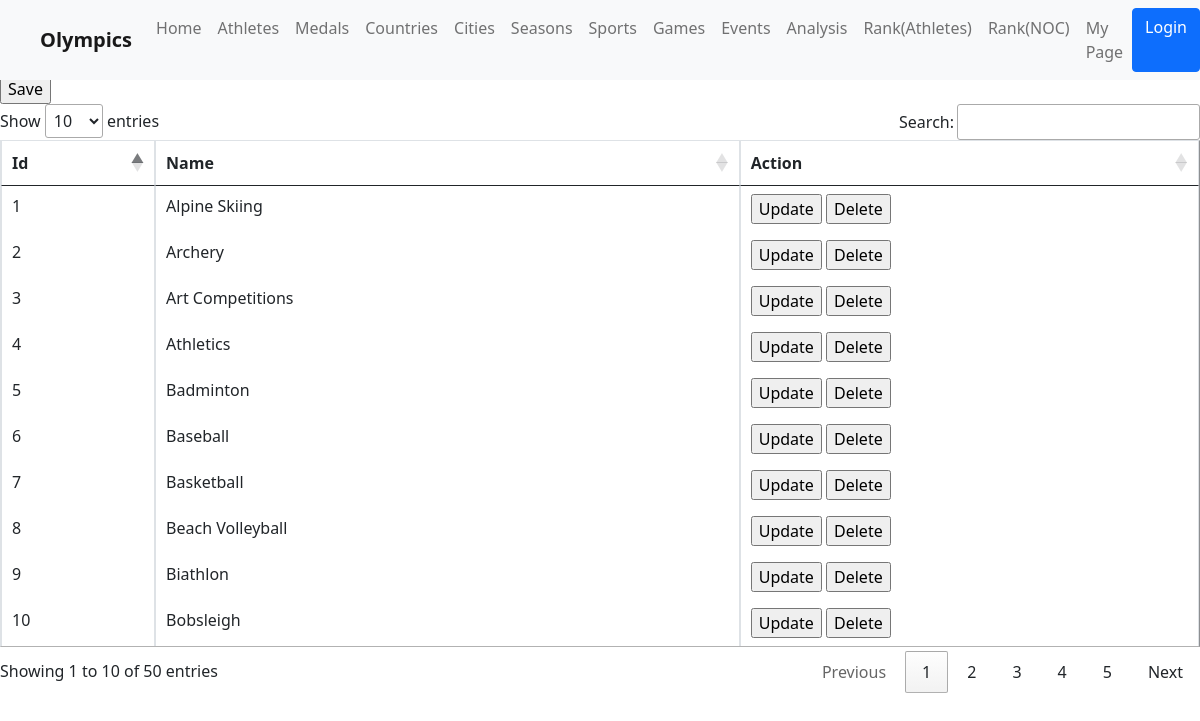
/Sports.php, run on the app's committed database.
### tables this page shows
CREATE TABLE `sports` (
  `id` int(11) NOT NULL,
  `name` varchar(100) NOT NULL
);

### Sports.php (the view, shortened to what this page needs)
<?php
    include_once 'dbh.inc.php';
?>
<?php require('components/head.inc.php'); ?>
<?php include('components/navbar.inc.php'); ?>
<?php
	$id = filter_input(INPUT_GET, "id");
	$cmd = filter_input(INPUT_GET, "cmd");
?>
<!DOCTYPE html>
<html lang="en">
<head>
     <link rel="stylesheet" href="css/bootstrap.css">
     <link rel="stylesheet" type="text/css" href="https://cdn.datatables.net/1.11.3/css/jquery.dataTables.min.css">
</head>
<body>
<form method="post" action="">
<?php
if(isset($id) && isset($cmd) && $cmd == "upd")
{
	if($cmd == "upd")
	{
		?>
		<fieldset>
		<legend>Update</legend>
		<div>
			Name:
			<input type="hidden" name="id" value="<?php echo $id; ?>" />
			<input type="text" placeholder="Name" name="name" value="<?php echo $name; ?>" />
		</div>
		<input type="submit" value="Update" name="btnUpdate" />
		</fieldset>
		<?php
	}
}
else
{
?>
<fieldset>
<legend>Insert</legend>
<div>
</div>
<input type="submit" value="Save" name="btnSave" />
</fieldset>
<?php
}
?>
</form>
<?php
     $sql = "SELECT * FROM  `sports`;";
     $result = mysqli_query($conn, $sql);
     $resultCheck = mysqli_num_rows($result);
     if($resultCheck > 0){
          echo "<table class = \"table table-bordered\" border = \"1\" align = \"center\">";
          echo "<thead class=\"thead-dark\">";
          echo "<tr>";
          echo "<th scope=\"col\">Id</th>";
          echo "<th scope=\"col\">Name</th>";
          echo "<th scope=\"col\">Action</th>";
          echo "</tr>";
          echo "</thead>";
          echo "<tbody>";
          while($row = mysqli_fetch_assoc($result)){
               echo "<tr border = \"1\">" .
               "<td>" . $row['id'] . "</td>" .
               "<td>" . $row['name'] . "</td>".
			   "<td><input type='button' value='Update' onclick='updateSports(".$row['id'].")'/>
			   <input type='button' value='Delete' onclick='deleteSports(".$row['id'].")'/>
			   </td>".
               "</tr>";
          }
          echo "</tbody>";
          echo "</table>";
     }
?>
</body>
</html>

### css/styles.css (style rules this page uses)
html, body { height: 100%; font-size: 1rem; font-family: "Montserrat", sans-serif; }

### data on the page
sports: id "1", name "Alpine Skiing"
sports: id "2", name "Archery"
sports: id "3", name "Art Competitions"
sports: id "4", name "Athletics"
sports: id "5", name "Badminton"
sports: id "6", name "Baseball"
sports: id "7", name "Basketball"
sports: id "8", name "Beach Volleyball"
sports: id "9", name "Biathlon"
sports: id "10", name "Bobsleigh"
